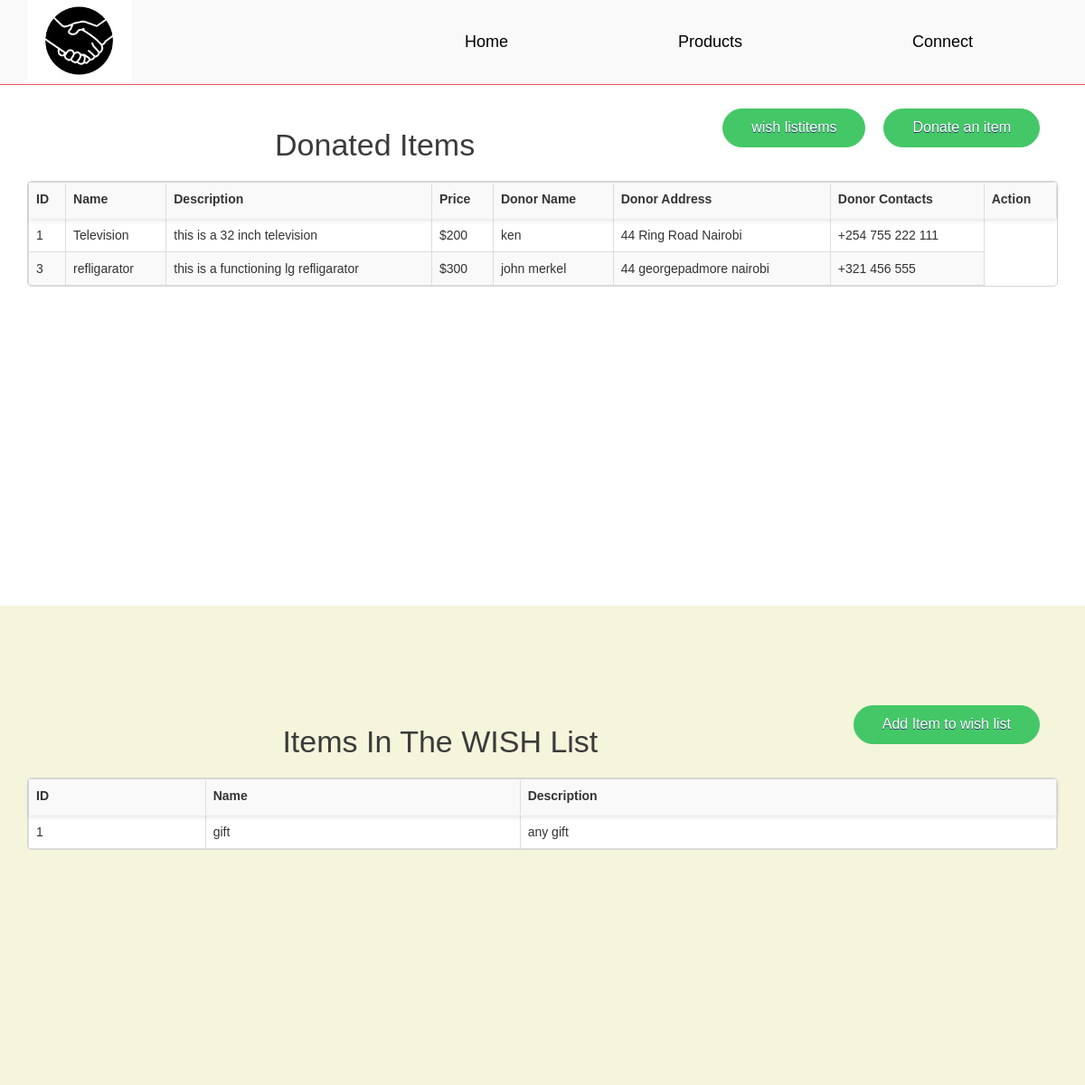
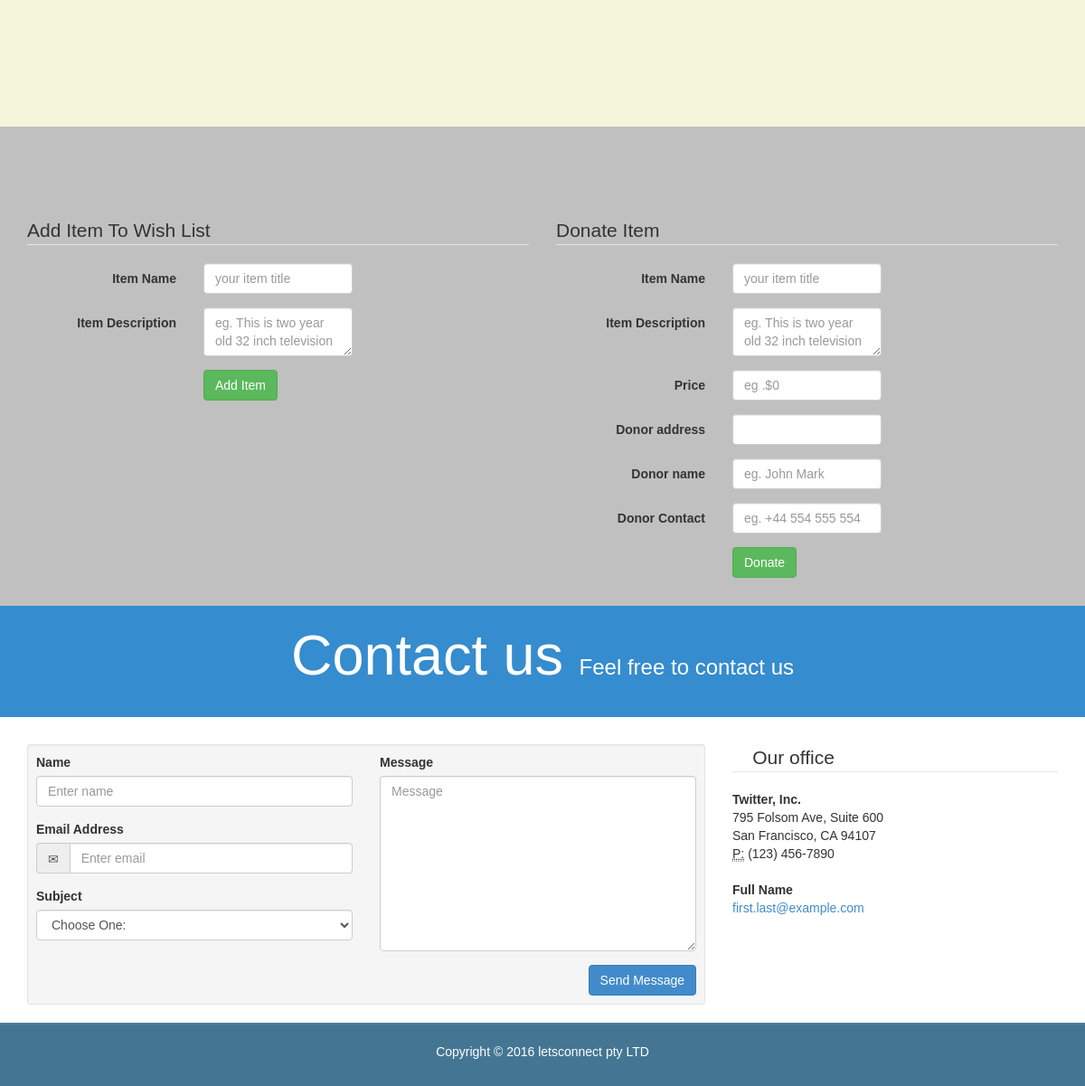
/products.php, run on the app's committed database (2 pictures, top to bottom).
### tables this page shows
CREATE TABLE `products` (
  `id` int(11) NOT NULL,
  `name` varchar(128) NOT NULL,
  `description` text NOT NULL,
  `price` double NOT NULL,
  `donor_name` varchar(128) NOT NULL,
  `donor_address` varchar(128) NOT NULL,
  `donor_contact` varchar(128) NOT NULL,
  `wished` tinyint(1) NOT NULL DEFAULT '0',
  `created` datetime NOT NULL,
  `modified` timestamp NOT NULL DEFAULT CURRENT_TIMESTAMP ON UPDATE CURRENT_TIMESTAMP
);

CREATE TABLE `products_wish_list` (
  `id` int(11) NOT NULL,
  `name` varchar(128) NOT NULL,
  `description` text NOT NULL,
  `created` datetime NOT NULL,
  `modified` timestamp NOT NULL DEFAULT CURRENT_TIMESTAMP ON UPDATE CURRENT_TIMESTAMP
);

### products.php (the view, shortened to what this page needs)
<!DOCTYPE html>
<html lang="en">
  <head>
    <link href="css/font-awesome.min.css" rel="stylesheet">
    <link href="css/bootstrap.min.css" rel="stylesheet">
    <link href="css/lets-connect.css" rel="stylesheet">
  </head>
<body>
<div class="container_wapper">
    <div id="letsConnect_banner_menu">
        <div class="container-fluid">
            <div class="col-xs-4 letsconnect_logo">
            	<a href="home.html">
                	<img src="images/letsconnect_logo.jpg" id="logo_img" />
                </a>
            </div>
            <div class="col-sm-8 hidden-xs">
                <ul class="nav nav-justified">
                    <li><a href="home.html">Home</a></li>
                    <li><a href="products.php">Products</a></li>
                    <li><a href="connect.php">Connect</a></li>
                     </ul>
            </div>
        </div>
    </div>
</div>
<div id ="products_container" >
     <a class="cd-signup" href="#products_form">Donate an item</a>
    <a class="cd-signup" href="#wish_list_container">wish listitems </a>
    <h1 class="products_page_header">Donated Items</h1>
    <div class="dynamic_peoducts_container">
     <div class="span7">
<div class="widget stacked widget-table action-table">
    	<div class="widget-content">
        <?php
include 'database_connection.php';
$query = "SELECT id, name, description, price , donor_name, donor_address,donor_contact FROM products";
$stmt = $DB_con->prepare($query);
$stmt->execute();
$num = $stmt->rowCount();
if($num>0){
    echo "<table class='table table-striped table-bordered'>";
        echo "<tr class='widget-header'>";
            echo "<th>ID</th>";
            echo "<th>Name</th>";
            echo "<th>Description</th>";
            echo "<th>Price</th>";
            echo "<th>Donor Name</th>";
            echo "<th>Donor Address</th>";
            echo "<th>Donor Contacts</th>";
            echo "<th>Action</th>";
        echo "</tr>";
        while ($row = $stmt->fetch(PDO::FETCH_ASSOC)){
            extract($row);
            echo "<tr>";
                echo "<td>{$id}</td>";
                echo "<td>{$name}</td>";
                echo "<td>{$description}</td>";
                echo "<td>&#36;{$price}</td>";
                echo "<td>{$donor_name}</td>";
                echo "<td>{$donor_address}</td>";
                echo "<td>{$donor_contact}</td>";
            echo "</tr>";
        }
    echo "</table>";
}
else{
    echo "<div>No records found.</div>";
}
?>
    </div>
         </div>
        </div>
    </div>
    </div>
    <div id ="wish_list_container" >
     <a class="cd-signup" href="#products_form">Add Item to wish list</a>
    <h1 class="products_page_header">Items In The WISH List</h1>
    <div class="dynamic_peoducts_container">
     <div class="span7">
<div class="widget stacked widget-table action-table">
    	<div class="widget-content">
        <?php
include 'database_connection.php';
$query = "SELECT id, name, description FROM products_wish_list";
$stmt = $DB_con->prepare($query);
$stmt->execute();
$num = $stmt->rowCount();
if($num>0){
    echo "<table class='table table-striped table-bordered'>";
        echo "<tr class='widget-header'>";
            echo "<th>ID</th>";
            echo "<th>Name</th>";
            echo "<th>Description</th>";
        echo "</tr>";
        while ($row = $stmt->fetch(PDO::FETCH_ASSOC)){
            extract($row);
            echo "<tr>";
                echo "<td>{$id}</td>";
                echo "<td>{$name}</td>";
                echo "<td>{$description}</td>";
            echo "</tr>";
        }
    echo "</table>";
}
else{
    echo "<div>No records found.</div>";
}
?>
    </div>
         </div>
        </div>
    </div>
    </div>
   <div id ="products_form" class ="container_wapper col-md-12 " >
       <form class="form-horizontal col-md-6" action='create_wish_list.php' method='post'>
<fieldset>
<legend>Add Item To Wish List</legend>
<div class="form-group">
  <label class="col-md-4 control-label" for="title">Item Name</label>
  <div class="col-md-4">
  <input id="name" name="name" type="text" placeholder="your item title" class="form-control input-md" required="">
  </div>
</div>
<div class="form-group">
  <label class="col-md-4 control-label" for="description">Item Description</label>
  <div class="col-md-4">
    <textarea class="form-control" id="description" name="description"  placeholder="eg. This is two year old 32 inch television" ></textarea>
  </div>
</div>
<div class="form-group">
  <label class="col-md-4 control-label" for="save button"></label>
  <div class="col-md-8">
    <button id="save button" name="save button" class="btn btn-success">Add Item</button>
  </div>
</div>
</fieldset>
</form>
       <form class="form-horizontal col-md-6" action='create_products.php' method='post'>
<fieldset>
<legend>Donate Item</legend>
<div class="form-group">
  <label class="col-md-4 control-label" for="title">Item Name</label>
  <div class="col-md-4">
  <input id="name" name="name" type="text" placeholder="your item title" class="form-control input-md" required="">
  </div>
</div>
<div class="form-group">
  <label class="col-md-4 control-label" for="description">Item Description</label>
  <div class="col-md-4">
    <textarea class="form-control" id="description" name="description"  placeholder="eg. This is two year old 32 inch television" ></textarea>
  </div>
</div>
<div class="form-group">
  <label class="col-md-4 control-label" for="price">Price</label>
  <div class="col-md-4">
  <input id="price" name="price" type="text" placeholder="eg .$0" class="form-control input-md" required="">
  </div>
</div>
<div class="form-group">
  <label class="col-md-4 control-label" for="donoraddress">Donor address</label>
  <div class="col-md-4">
  <input id="donoraddress" name="donoraddress" type="text" placeholder="" class="form-control input-md" required="">
  </div>
</div>
<div class="form-group">
  <label class="col-md-4 control-label" for="donorname">Donor name</label>
  <div class="col-md-4">
  <input id="donorname" name="donorname" type="text" placeholder="eg. John Mark" class="form-control input-md" required="">
  </div>
</div>
<div class="form-group">
  <label class="col-md-4 control-label" for="donorcontact">Donor Contact</label>
  <div class="col-md-4">
  <input id="donorcontact" name="donorcontact" type="text" placeholder="eg. +44 554 555 554" class="form-control input-md" required="">
  </div>
</div>
<div class="form-group">
  <label class="col-md-4 control-label" for="save button"></label>
  <div class="col-md-8">
    <button id="save button" name="save button" class="btn btn-success">Donate</button>
  </div>
</div>
</fieldset>
</form>
    </div>
<div class="jumbotron jumbotron-sm">
    <div class="container">
        <div class="row">
            <div class="col-sm-12 col-lg-12">
                <h1 class="h1">
                    Contact us <small>Feel free to contact us</small></h1>
            </div>
        </div>
    </div>
</div>
<div class="container">
    <div class="row">
        <div class="col-md-8">
            <div class="well well-sm">
                <form>
                <div class="row">
                    <div class="col-md-6">
                        <div class="form-group">
                            <label for="name">
                                Name</label>
                            <input type="text" class="form-control" id="name" placeholder="Enter name" required="required" />
                        </div>
                        <div class="form-group">
                            <label for="email">
                                Email Address</label>
                            <div class="input-group">
                                <span class="input-group-addon"><span class="glyphicon glyphicon-envelope"></span>
                                </span>
                                <input type="email" class="form-control" id="email" placeholder="Enter email" required="required" /></div>
                        </div>
                        <div class="form-group">
                            <label for="subject">
                                Subject</label>
                            <select id="subject" name="subject" class="form-control" required="required">
                                <option value="na" selected="">Choose One:</option>
                            </select>
                        </div>
                    </div>
                    <div class="col-md-6">
                        <div class="form-group">
                            <label for="name">
                                Message</label>
                            <textarea name="message" id="message" class="form-control" rows="9" cols="25" required="required"
                                placeholder="Message"></textarea>
                        </div>
                    </div>
                    <div class="col-md-12">
                        <button type="submit" class="btn btn-primary pull-right" id="btnContactUs">
                            Send Message</button>
                    </div>
                </div>
                </form>
            </div>
        </div>
        <div class="col-md-4">
            <form>
            <legend><span class="glyphicon glyphicon-globe"></span> Our office</legend>
            <address>
                <strong>Twitter, Inc.</strong><br>
                795 Folsom Ave, Suite 600<br>
                San Francisco, CA 94107<br>
                <abbr title="Phone">
                    P:</abbr>
                (123) 456-7890
            </address>
            <address>
                <strong>Full Name</strong><br>
                <a href="mailto:#">first.last@example.com</a>
            </address>
            </form>
        </div>
    </div>
</div>
<div id="letsconnect_footer">
    <div>
        <p id="footer">Copyright &copy; 2016 letsconnect pty LTD</p>
    </div>
</div>
</body>
</html>

### css/lets-connect.css (style rules this page uses)
body { font-family: 'Century Gothic', sans-serif; }
.container-fluid { max-width: 1600px; }
.container_wapper { width: 100%; background: #c0c0c0; }
h1 { margin-top: 20px; text-align: center; font: normal normal normal 34px/60px 'Century Gothic', sans-serif; color: #3b3b3b; }
.cd-signup { float: right; margin-right: 20px; margin-top: 10px; background-color:#44c767; -moz-border-radius:28px; -webkit-border-radius:28px; border-radius:28px; border:1px solid #44c767; display:inline-block; cursor:pointer; color:#fff; font-family:Arial; font-size:16px; padding:9px 31px; text-decoration:none; text-shadow:0px 1px 0px #283966; }
#letsConnect_banner_menu { width: 100%; background: #f9f9f9; height: 94px; border-bottom: 1px solid #f15556; position: fixed; top: 0; z-index: 5000; }
#letsConnect_banner_menu #logo_img { max-height: 90px; float: left; }
#letsConnect_banner_menu ul li a , #letsConnect_banner_menu ul li a:focus { padding-top: 35px; padding-bottom: 35px; font: normal normal normal 18px/23px 'Century Gothic', sans-serif; color: #000; background: repeat-x url("../images/banner_bg.jpg") 0 -94px ; transition-duration: .5s; }
#products_container { height: 670px; padding-left: 30px; padding-right: 30px; padding-top: 110px; }
#products_form { padding-top: 100px; }
#wish_list_container { height: 670px; background-color:beige; padding-left: 30px; padding-right: 30px; padding-top: 100px; }
.table-bordered { border: 1px solid #dddddd; border-collapse: separate; border-left: 0; -webkit-border-radius: 4px; -moz-border-radius: 4px; border-radius: 4px; }
.table { width: 100%; margin-bottom: 20px; background-color: transparent; border-collapse: collapse; border-spacing: 0; display: table; }
.widget.widget-table .table { margin-bottom: 0; border: none; }
.widget.widget-table .widget-content { padding: 0; }
.widget .widget-content { padding: 20px 15px 15px; background: #FFF; border: 1px solid #D5D5D5; -moz-border-radius: 5px; -webkit-border-radius: 5px; border-radius: 5px; }
.widget .widget-header { position: relative; height: 40px; line-height: 40px; background: #E9E9E9; background: -moz-linear-gradient(top, #fafafa 0%, #e9e9e9 100%); background: -webkit-gradient(linear, left top, left bottom, color-stop(0%, #fafafa), color-stop(100%, #e9e9e9)); background: -webkit-linear-gradient(top, #fafafa 0%, #e9e9e9 100%); background: -o-linear-gradient(top, #fafafa 0%, #e9e9e9 100%); background: -ms-linear-gradient(top, #fafafa 0%, #e9e9e9 100%); background: linear-gradient(top, #fafafa 0%, #e9e9e9 100%); text-shadow: 0 1px 0 #fff; border-radius: 5px 5px 0 0; box-shadow: 0 2px 5px rgba(0,0,0,0.1),inset 0 1px 0 white,inset 0 -1px 0 rgba(255,255,255,0.7); border-bottom: 1px solid #bababa; filter: progid:DXImageTransform.Microsoft.gradient(startColorstr='#FAFAFA', endColorstr='#E9E9E9'); -ms-filter: "progid:DXImageTransform.Microsoft.gradient(startColorstr='#FAFAFA', endColorstr='#E9E9E9')"; border: 1px solid #D5D5D5; -webkit-border-top-left-radius: 4px; -webkit-border-top-right-radius: 4px; -moz-border-radius-topleft: 4px; -moz-border-radius-topright: 4px; border-top-left-radius: 4px; border-top-right-radius: 4px; -webkit-background-clip: padding-box; }
#products_form { height: 530px; padding-top: 100px; }
.jumbotron { background: #358CCE; color: #FFF; border-radius: 0px; }
.jumbotron-sm { padding-top: 24px; padding-bottom: 24px; }
.jumbotron small { color: #FFF; }
.h1 small { font-size: 24px; }
#letsconnect_footer { width: 100%; border-top: 2px solid #507f9a; height: 70px; background: #447693; float: left; }
#letsconnect_footer p { padding-top: 20px; color: #fff; text-align: center; }

### data on the page
products: id "1", name "Television", description "this is a 32 inch television", price "200", donor_name "ken", donor_address "44 Ring Road Nairobi", donor_contact "+254 755 222 111"
products: id "3", name "refligarator", description "this is a functioning lg refligarator", price "300", donor_name "john merkel", donor_address "44 georgepadmore nairobi", donor_contact "+321 456 555"
products_wish_list: id "1", name "gift", description "any gift"
